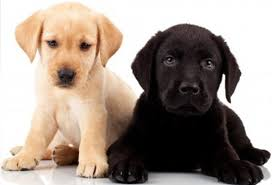
#> input picture Day 10/dogs.jpeg, 272 x 185 px
$ jupyter execute m10_cs2.ipynb
#> lines starting #> are read from the running program, lines starting #| are printed output that depends on the picture
[cell 1]
import pandas as pd
import numpy as np
import matplotlib.pyplot as plt
from mpl_toolkits.mplot3d import Axes3D
import cv2

from sklearn.cluster import KMeans

[cell 2]
img = cv2.imread("dogs.jpeg")
#> img is the input picture: shape (185, 272, 3); mean B, G, R 138.1, 147.9, 160.9
img = cv2.cvtColor(img, cv2.COLOR_BGR2RGB)
r, g, b = cv2.split(img)
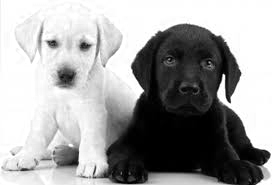
#> r: shape (185, 272); min 0, max 255, mean 160.9
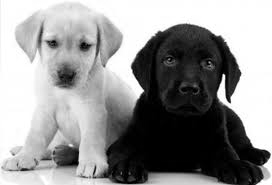
#> g: shape (185, 272); min 0, max 255, mean 147.9
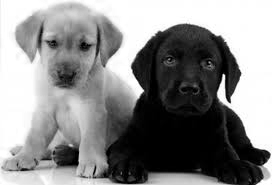
#> b: shape (185, 272); min 0, max 255, mean 138.1
r = r.flatten()
g = g.flatten()
b = b.flatten()
#plotting
fig = plt.figure()
ax = Axes3D(fig)
ax.scatter(r, g, b)
plt.show()

[cell 3]
vectorized = np.float32(img.reshape((-1,3)))
criteria = (cv2.TERM_CRITERIA_EPS + cv2.TERM_CRITERIA_MAX_ITER, 10, 1.0)

K = 3
attempts=10
ret,label,center=(
    cv2.kmeans(vectorized,K,None,criteria,attempts,cv2.KMEANS_PP_CENTERS)
)
#> ret = 80044695.9; center = [[211, 175.5, 144.6], [29.64, 21.68, 20.52], [251.7, 248, 243.5]]

[cell 4]
center = np.uint8(center)
#> center = [[210, 175, 144], [29, 21, 20], [251, 247, 243]]

[cell 5]
res = center[label.flatten()]
result_image = res.reshape((img.shape))
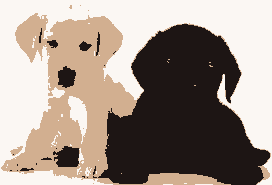
#> result_image: shape (185, 272, 3); mean R, G, B 160.2, 147.1, 137.6

[cell 6]
figure_size = 15
plt.figure(figsize=(figure_size,figure_size))
plt.subplot(1,2,1),plt.imshow(img)
plt.title('Original Image'), plt.xticks([]), plt.yticks([])
plt.subplot(1,2,2),plt.imshow(result_image)
plt.title('Segmented Image when K = %i' % K), plt.xticks([]), plt.yticks([])
plt.show()

[cell 7]
center
#> Out = [[210, 175, 144], [29, 21, 20], [251, 247, 243]]
